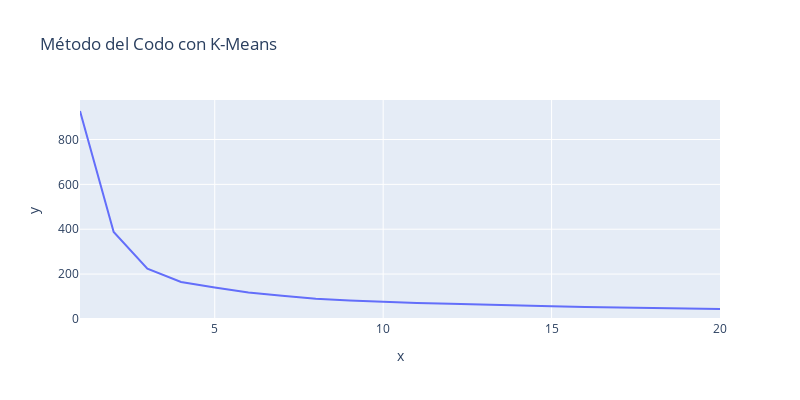

Notebook code for this chart:
### Code cell
px.line(x=Cluster,y=intertias,title="Método del Codo con K-Means",height=400,width=800)

### Figure 1 — Plotly figure (JSON) as saved in the notebook; plotly's stock layout.template omitted (floating-point values rounded to 4 significant figures)
{"data": [{"hovertemplate": "x=%{x}<br>y=%{y}<extra></extra>", "legendgroup": "", "line": {"color": "#636efa", "dash": "solid"}, "marker": {"symbol": "circle"}, "mode": "lines", "name": "", "orientation": "v", "showlegend": false, "type": "scatter", "x": [1, 2, 3, 4, 5, 6, 7, 8, 9, 10, 11, 12, 13, 14, 15, 16, 17, 18, 19, 20], "xaxis": "x", "y": [927.1, 387.8, 223.8, 164.4, 139.7, 117.8, 103.0, 89.38, 82.39, 76.16, 71.46, 67.29, 62.92, 59.46, 56.52, 53.36, 50.95, 48.81, 46.37, 44.21], "yaxis": "y"}], "layout": {"height": 400, "legend": {"tracegroupgap": 0}, "title": {"text": "Método del Codo con K-Means"}, "width": 800, "xaxis": {"anchor": "y", "domain": [0, 1], "title": {"text": "x"}}, "yaxis": {"anchor": "x", "domain": [0, 1], "title": {"text": "y"}}}}
